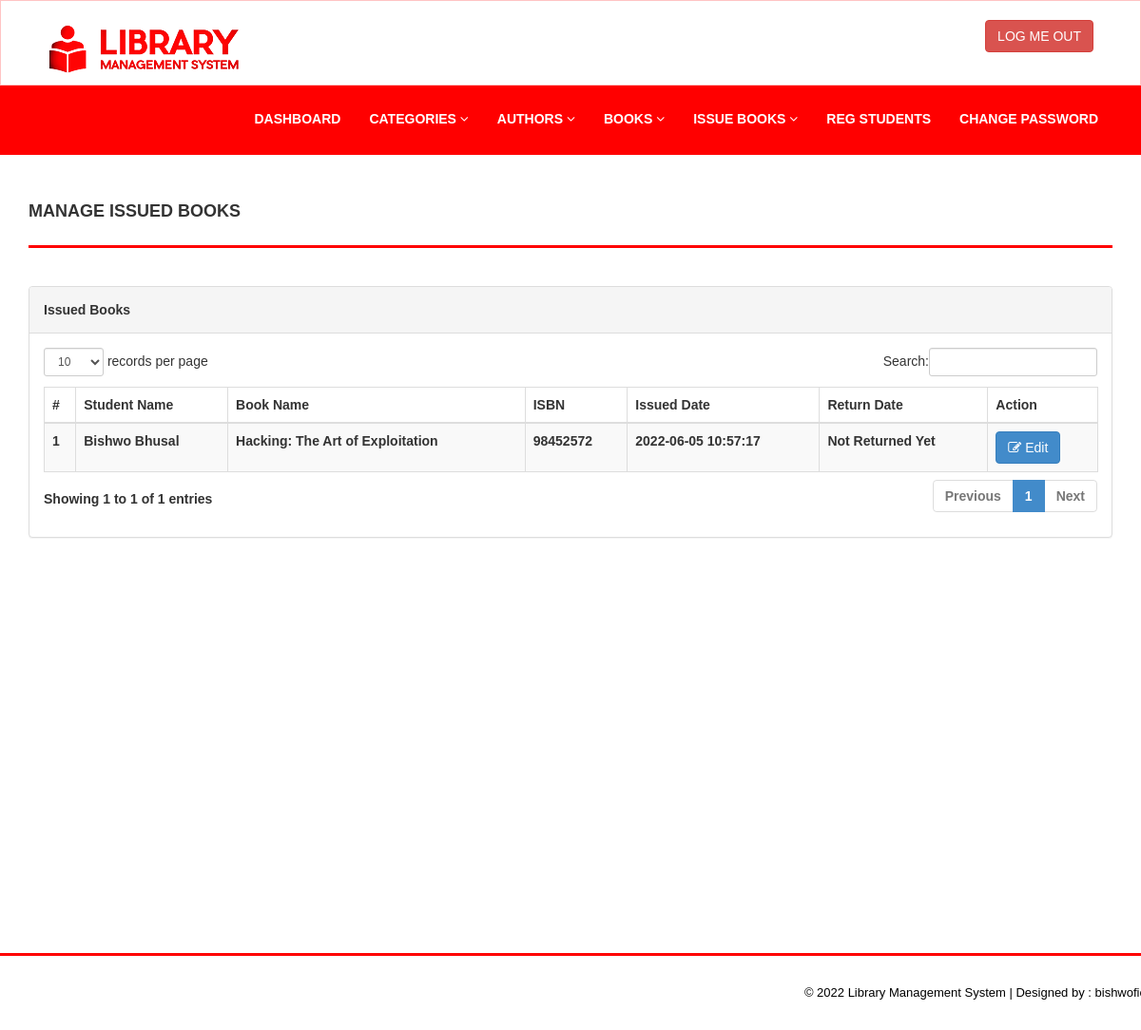
The app's page /admin/manage-issued-books.php (signed in) with its own data.
### tables this page shows
CREATE TABLE `tblissuedbookdetails` (
  `id` int(11) NOT NULL,
  `BookId` int(11) DEFAULT NULL,
  `StudentID` varchar(150) DEFAULT NULL,
  `IssuesDate` timestamp NULL DEFAULT current_timestamp(),
  `ReturnDate` timestamp NULL DEFAULT NULL ON UPDATE current_timestamp(),
  `RetrunStatus` int(1) DEFAULT NULL,
  `fine` int(11) DEFAULT NULL
);

CREATE TABLE `tblstudents` (
  `id` int(11) NOT NULL,
  `StudentId` varchar(100) DEFAULT NULL,
  `FullName` varchar(120) DEFAULT NULL,
  `EmailId` varchar(120) DEFAULT NULL,
  `MobileNumber` char(11) DEFAULT NULL,
  `Password` varchar(120) DEFAULT NULL,
  `Status` int(1) DEFAULT NULL,
  `RegDate` timestamp NULL DEFAULT current_timestamp(),
  `UpdationDate` timestamp NULL DEFAULT NULL ON UPDATE current_timestamp()
);

CREATE TABLE `tblbooks` (
  `id` int(11) NOT NULL,
  `BookName` varchar(255) DEFAULT NULL,
  `CatId` int(11) DEFAULT NULL,
  `AuthorId` int(11) DEFAULT NULL,
  `ISBNNumber` varchar(25) DEFAULT NULL,
  `BookPrice` decimal(10,2) DEFAULT NULL,
  `bookImage` varchar(250) NOT NULL,
  `isIssued` int(1) DEFAULT NULL,
  `RegDate` timestamp NULL DEFAULT current_timestamp(),
  `UpdationDate` timestamp NULL DEFAULT NULL ON UPDATE current_timestamp()
);

### admin/manage-issued-books.php (the view, shortened to what this page needs)
<?php
include('includes/config.php');
if(strlen($_SESSION['alogin'])==0)
    {
header('location:index.php');
}
else{
    ?>
<!DOCTYPE html>
<html xmlns="http://www.w3.org/1999/xhtml">
<head>
    <link href="assets/css/bootstrap.css" rel="stylesheet" />
    <link href="assets/css/font-awesome.css" rel="stylesheet" />
    <link href="assets/js/dataTables/dataTables.bootstrap.css" rel="stylesheet" />
    <link href="assets/css/style.css" rel="stylesheet" />
</head>
<body>
<?php include('includes/header.php');?>
    <div class="content-wrapper">
         <div class="container">
        <div class="row pad-botm">
            <div class="col-md-12">
                <h4 class="header-line">Manage Issued Books</h4>
    </div>
     <div class="row">
</div>
        </div>
            <div class="row">
                <div class="col-md-12">
                    <div class="panel panel-default">
                        <div class="panel-heading">
                          Issued Books
                        </div>
                        <div class="panel-body">
                            <div class="table-responsive">
                                <table class="table table-striped table-bordered table-hover" id="dataTables-example">
                                    <thead>
                                        <tr>
                                            <th>#</th>
                                            <th>Student Name</th>
                                            <th>Book Name</th>
                                            <th>ISBN </th>
                                            <th>Issued Date</th>
                                            <th>Return Date</th>
                                            <th>Action</th>
                                        </tr>
                                    </thead>
                                    <tbody>
<?php $sql = "SELECT tblstudents.FullName,tblbooks.BookName,tblbooks.ISBNNumber,tblissuedbookdetails.IssuesDate,tblissuedbookdetails.ReturnDate,tblissuedbookdetails.id as rid from  tblissuedbookdetails join tblstudents on tblstudents.StudentId=tblissuedbookdetails.StudentId join tblbooks on tblbooks.id=tblissuedbookdetails.BookId order by tblissuedbookdetails.id desc";
$query = $dbh -> prepare($sql);
$query->execute();
$results=$query->fetchAll(PDO::FETCH_OBJ);
$cnt=1;
if($query->rowCount() > 0)
{
foreach($results as $result)
{               ?>
                                        <tr class="odd gradeX">
                                            <td class="center"><?php echo htmlentities($cnt);?></td>
                                            <td class="center"><?php echo htmlentities($result->FullName);?></td>
                                            <td class="center"><?php echo htmlentities($result->BookName);?></td>
                                            <td class="center"><?php echo htmlentities($result->ISBNNumber);?></td>
                                            <td class="center"><?php echo htmlentities($result->IssuesDate);?></td>
                                            <td class="center"><?php if($result->ReturnDate=="")
                                            {
                                                echo htmlentities("Not Returned Yet");
                                            } else {
                                            echo htmlentities($result->ReturnDate);
}
                                            ?></td>
                                            <td class="center">
                                            <a href="update-issue-bookdeails.php?rid=<?php echo htmlentities($result->rid);?>"><button class="btn btn-primary"><i class="fa fa-edit "></i> Edit</button>
                                            </td>
                                        </tr>
 <?php $cnt=$cnt+1;}} ?>
                                    </tbody>
                                </table>
                            </div>
                        </div>
                    </div>
                </div>
            </div>
    </div>
    </div>
  <?php include('includes/footer.php');?>
</body>
</html>
<?php } ?>

### admin/assets/css/style.css (style rules this page uses)
.content-wrapper { margin-top: 40px; min-height:800px; padding-bottom:90px; }
.header-line { font-weight:900; padding-bottom:25px; border-bottom:3px solid #FF0000; text-transform:uppercase; }
.pad-botm { padding-bottom:30px; }

### records on screen
tblissuedbookdetails: tblstudents.FullName "Bishwo Bhusal", BookId.BookName "Hacking: The Art of Exploitation", BookId.ISBNNumber "98452572", IssuesDate "2022-06-05 10:57:17"
